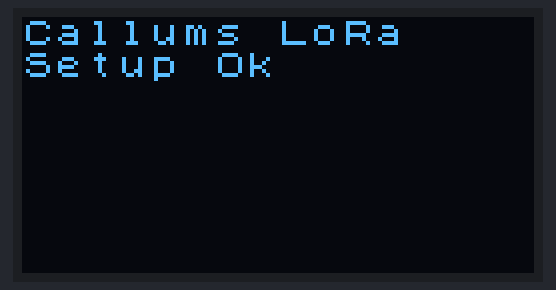
The sketch below on a simulated ESP32. Parts: 128×64 one-colour display. No radio packets arrive unless stated; what the sketch prints to the serial monitor is not drawn.

Above: at 0.1 s.
At 2.1 s:
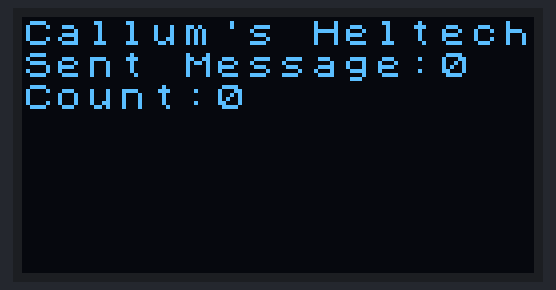
At 7.2 s:
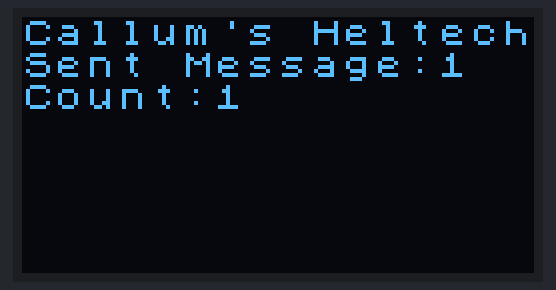
At 12.3 s:
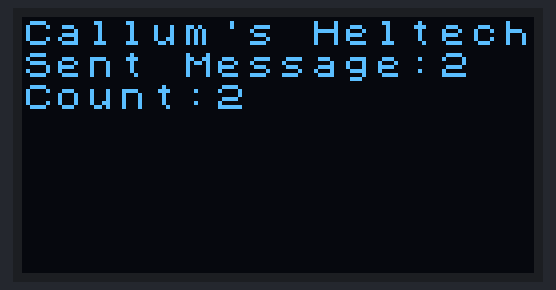
At 17.3 s:
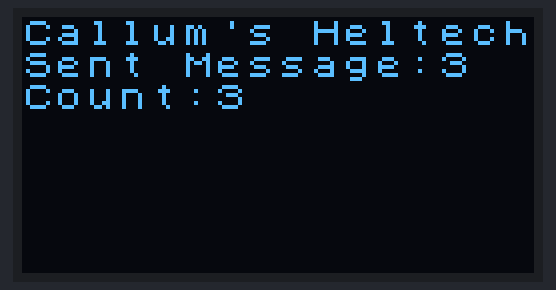
At 37.6 s:
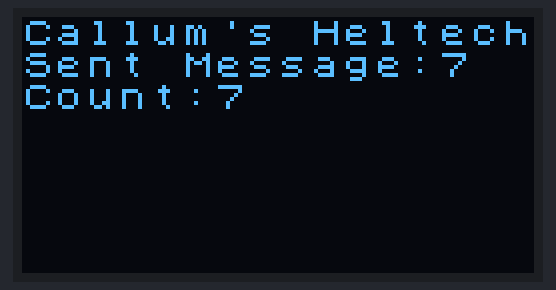

The sketch:

LoRaSender.ino
```cpp
#include <U8x8lib.h>
#include <SPI.h>
#include <LoRa.h>
U8X8_SSD1306_128X64_NONAME_SW_I2C u8x8(15, 4, 16);

int counter = 0;
int counter2 = 0;
const int csPin = 18;
const int resetPin = 14;
const int irqPin = 26;

void setup() {
  u8x8.setFont(u8x8_font_chroma48medium8_r);
  u8x8.begin();
  u8x8.setPowerSave(0);

  Serial.begin(9600);
  while (!Serial);
  LoRa.setPins(csPin, resetPin, irqPin);

  Serial.println("LoRa Sender");

  if (!LoRa.begin(915E6)) {
    Serial.println("Starting LoRa failed!");
    delay(500);
  }
  LoRa.setSyncWord(0xFF);

  u8x8.drawString(0,0, "Callums LoRa");
  u8x8.drawString(0,1, "Setup Ok");
  delay(2000);
  u8x8.clearLine(0);
  u8x8.clearLine(1);
  u8x8.drawString(0,0, "Callum's Heltech");


}

void loop() {
  //u8x8.clearLine(1);
  Serial.print("Sending packet: ");
  Serial.println(counter);
  char Screen[16];
  sprintf(Screen, "Sent Message:%i", counter);
  u8x8.drawString(0,1, Screen);

  char Screen2[16];
  sprintf(Screen2, "Count:%i", counter2);
  u8x8.drawString(0,2, Screen2);

  // send packet
  LoRa.beginPacket();
  LoRa.print(counter);
  LoRa.endPacket();

  counter++;
  counter2++;
  if(counter == 10)
  {
    counter = 0;
  }

  delay(5000);
}
```

Measured:
- what the display in image 0 shows lasts 2.0 s, from 0.1 s to 2.1 s
- what the display in image 1 shows lasts 5.0 s, from 2.1 s to 7.1 s
